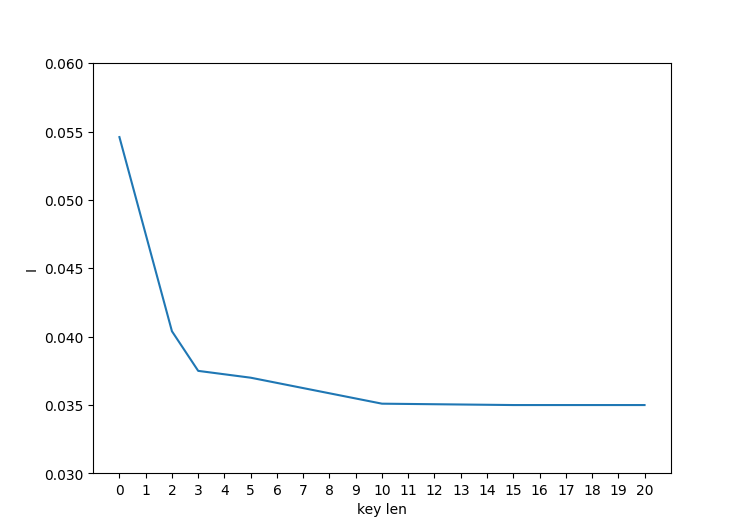

Here is the Python script that generated this plot:
from funcs import *
import matplotlib.pyplot as plt
import numpy as np

#=====================================    task 1, 2    =====================================

ot_fname: str = "mein_kampf.txt"

key: str = "уйдиизмоейдиректории"
key_lens: list[int] = [2, 3, 5, 10, 15, 20]

with (open(ot_fname, mode='r', encoding="utf8") as f_in):
    ot = f_in.read()
    ot_I = round(calc_I(count_in_block(ot, 0, 1)), 4)
    print(f"open text, I = {ot_I}")

for l in key_lens:
    with (open(f"ct_len_{l}.txt", mode='w+', encoding="utf8") as f_out):
        f_out.write(encrypt_V(ot, key[:l]))

ct_I = list()
for l in key_lens:
    with (open(f"ct_len_{l}.txt", mode='r', encoding="utf8") as f):
        ct = f.read()
        ct_I.append(round(calc_I(count_in_block(ct, 0, 1)), 4))

for i in ct_I:
    print(f"key_len = {l}, I = {i}")


#   I plot
plt.plot([0] + key_lens, [ot_I] + ct_I)
plt.xlabel("key len")
plt.ylabel("I")
plt.ylim(0.03, 0.06)
plt.xticks(list(range(0, 21, 1)))
plt.show()
